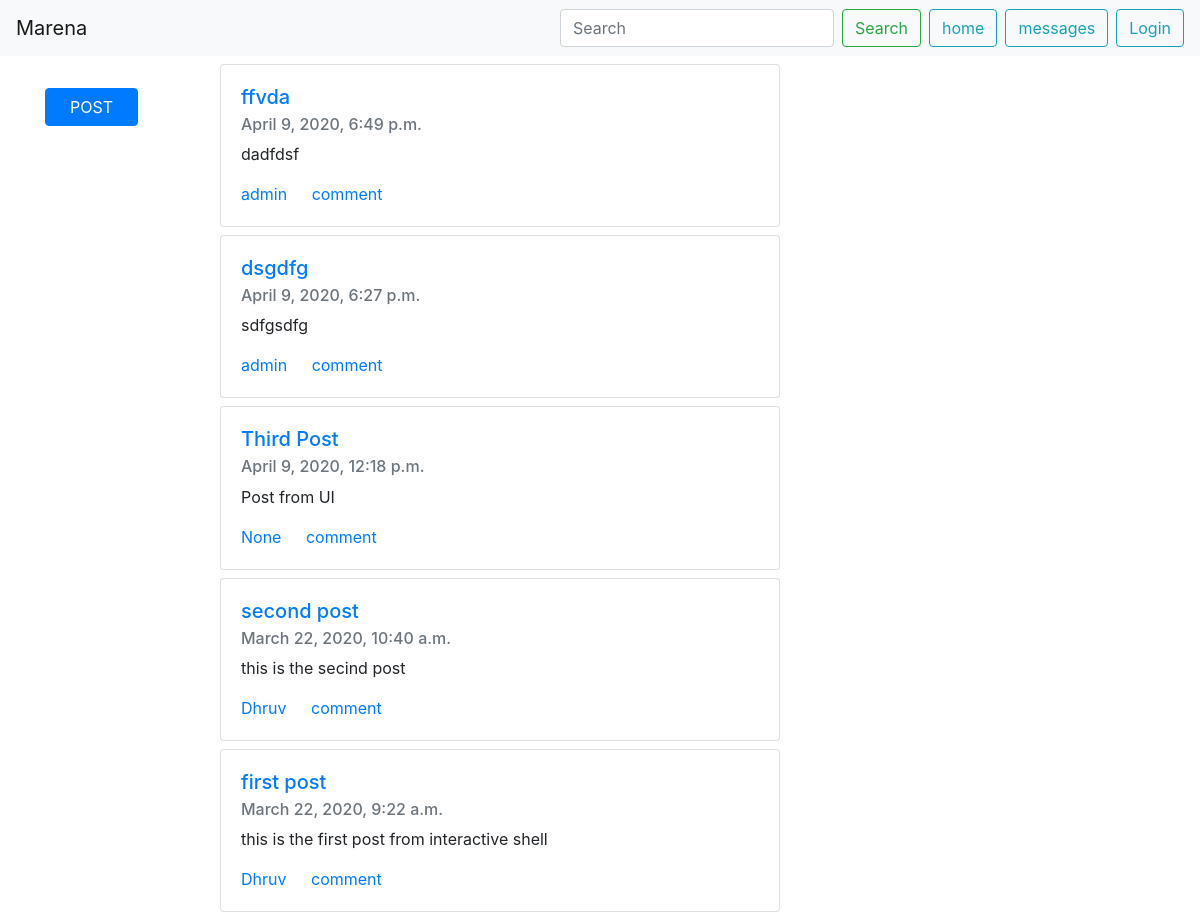
Before: / with the older database file.
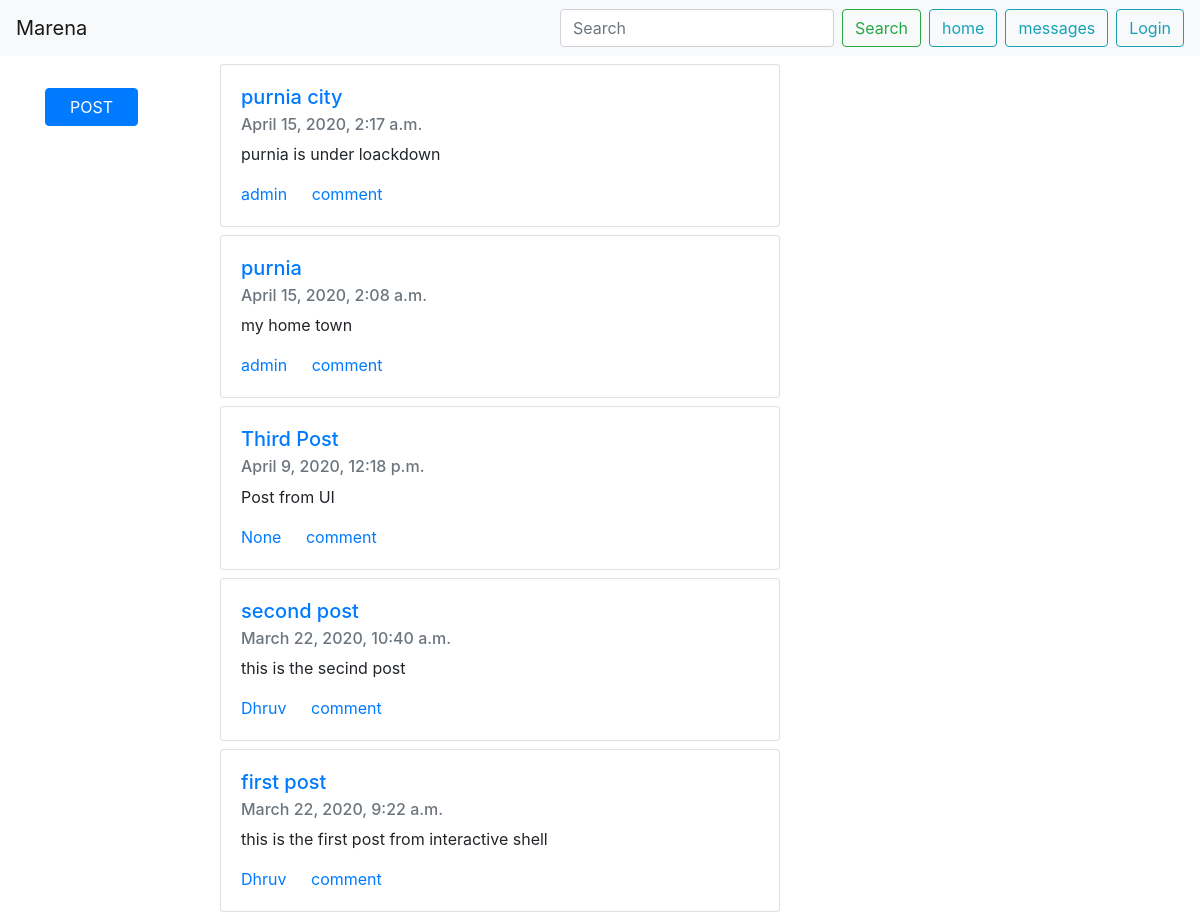
After: the same page with the newer database file.
### blog/models.py (models this page shows, shortened)
class posts(models.Model):
    title = models.CharField(max_length=50)
    date_posted = models.DateTimeField(auto_now_add=True)
    post_text = models.CharField(max_length=300)
    like = models.IntegerField(default=0)
    comment = models.CharField(null=True, max_length=200,blank=True)
    author = models.CharField(max_length=20, null=True)

### blog/views.py (the view)
# urls.py: path('', PostListView.as_view(), name='blog-home'),
class PostListView(ListView):
    model = posts
    template_name = 'blog/home.html'
    context_object_name = 'posts'
    ordering = ['-date_posted']

### blog/templates/blog/home.html (shortened to what this page needs)
{% extends 'blog/base.html' %}
{% block content %}
    <div class="container">
      <div class="row">
        <div class="col-lg-2" >
          <button class="btn btn-primary post-btn">
            <a class="post-btn" href={% url 'post-create' %}>
              post
          </button>
        </div>
        <div class="col-lg-5">
        {% for post in posts %}
          <div class="card" style="width: 35rem;">
            <div class="card-body">
              <h5 class="card-title"><a href={% url 'post-detail' post.id %}>{{ post.title }}</a></h5>
              <h6 class="card-subtitle mb-2 text-muted">{{ post.date_posted}}</h6>
              <p class="card-text">{{ post.post_text }}</p>
              <a href="#" class="card-link">{{ post.author }}</a>
              <a href="#" class="card-link"> comment </a>
            </div>
          </div>
        {% endfor %}
        </div>
      </div>
    </div>
{% endblock content %}

### blog/templates/blog/base.html (shortened to what this page needs)
<!DOCTYPE html>
<html lang="en" dir="ltr">
  <head>
    <link rel="stylesheet" type='text/css' href="https://stackpath.bootstrapcdn.com/bootstrap/4.4.1/css/bootstrap.min.css"
>
  </head>
  <body>
    <div>
      <nav class="navbar navbar-light navbar-expand-lg navbar-expand-md bg-light">
        <a class="navbar-brand" href={% url 'blog-home' %}>
          Marena
        <div class="collapse navbar-collapse">
        <ul class="navbar-nav ml-auto">
          <li class="nav-item mr-2">
            <form class="form-inline form-input search" action='//localhost:8000/results/'  role='search'>
              <input class="form-control mr-sm-2" type="search"  name='query' placeholder="Search" aria-label="Search">
              <button class="btn btn-outline-success my-2 my-sm-0" type="submit">
                <span class="visuallyhidden">Search</span>
              </button>
            </form>
          </li>
          <li class="nav-item mr-2"><a href={% url 'blog-home' %}><button type="submit" class="btn btn-outline-info">home</button></a></li>
          <li class="nav-item mr-2"><a href="#"><button type="submit" class="btn btn-outline-info">messages</button></a></li>
          {% if user.is_authenticated %}
            <div class="btn-group">
              <button type="button" class="btn btn-outline-info" data-toggle="dropdown" aria-haspopup="true" aria-expanded="false">
                <svg class="bi bi-person-fill" width="1em" height="1em" viewBox="0 0 16 16" fill="currentColor" xmlns="http://www.w3.org/2000/svg">
                  <path fill-rule="evenodd" d="M3 14s-1 0-1-1 1-4 6-4 6 3 6 4-1 1-1 1H3zm5-6a3 3 0 100-6 3 3 0 000 6z" clip-rule="evenodd"/>
                </svg>
                <span class="caret"></span>
              </button>
              <div class="dropdown-menu dropdown-menu-right">
                <a class="dropdown-item" href={% url 'profile' %}>Profile</a>
                <a class="dropdown-item" href={% url 'settings' %}>Settings</a>
                <div class="dropdown-divider"></div>
                  <a class='dropdown-item logout-danger' href={% url 'logout' %}>Logout
                    <svg class="bi bi-box-arrow-left" width="1em" height="1em" viewBox="0 0 16 16" fill="currentColor" xmlns="http://www.w3.org/2000/svg">
                      <path fill-rule="evenodd" d="M4.354 11.354a.5.5 0 000-.708L1.707 8l2.647-2.646a.5.5 0 10-.708-.708l-3 3a.5.5 0 000 .708l3 3a.5.5 0 00.708 0z" clip-rule="evenodd"/>
                      <path fill-rule="evenodd" d="M11.5 8a.5.5 0 00-.5-.5H2a.5.5 0 000 1h9a.5.5 0 00.5-.5z" clip-rule="evenodd"/>
                      <path fill-rule="evenodd" d="M14 13.5a1.5 1.5 0 001.5-1.5V4A1.5 1.5 0 0014 2.5H7A1.5 1.5 0 005.5 4v1.5a.5.5 0 001 0V4a.5.5 0 01.5-.5h7a.5.5 0 01.5.5v8a.5.5 0 01-.5.5H7a.5.5 0 01-.5-.5v-1.5a.5.5 0 00-1 0V12A1.5 1.5 0 007 13.5h7z" clip-rule="evenodd"/>
                    </svg>
                  </a>
              </div>
            </div>
          {% else %}
            <li class="nav-item"><a href={% url 'login' %}><button type="submit" class="btn btn-outline-info">Login</button></a></li>
          {% endif %}
        </ul>
        </div>
      </nav>
    </div>
    {% block content %}
    {% endblock content %}
  </body>
</html>

### blog/templates/blog/home.html (style rules this page uses)
.col-lg-5 { padding-left : 0 }
.post-btn { color: #ffffff !important; padding-left: .75rem; padding-right: 0.75rem; text-transform: uppercase; margin-top: 2rem; }
.card { margin-top: 0.5rem; margin-bottom: 0.5rem; }

Changed rows visible on the page:
removed posts: title "ffvda", date_posted "April 9, 2020, 6:49 p.m.", post_text "dadfdsf", author "admin"
removed posts: title "dsgdfg", date_posted "April 9, 2020, 6:27 p.m.", post_text "sdfgsdfg", author "admin"
added posts: title "purnia city", date_posted "April 15, 2020, 2:17 a.m.", post_text "purnia is under loackdown", author "admin"
added posts: title "purnia", date_posted "April 15, 2020, 2:08 a.m.", post_text "my home town", author "admin"
